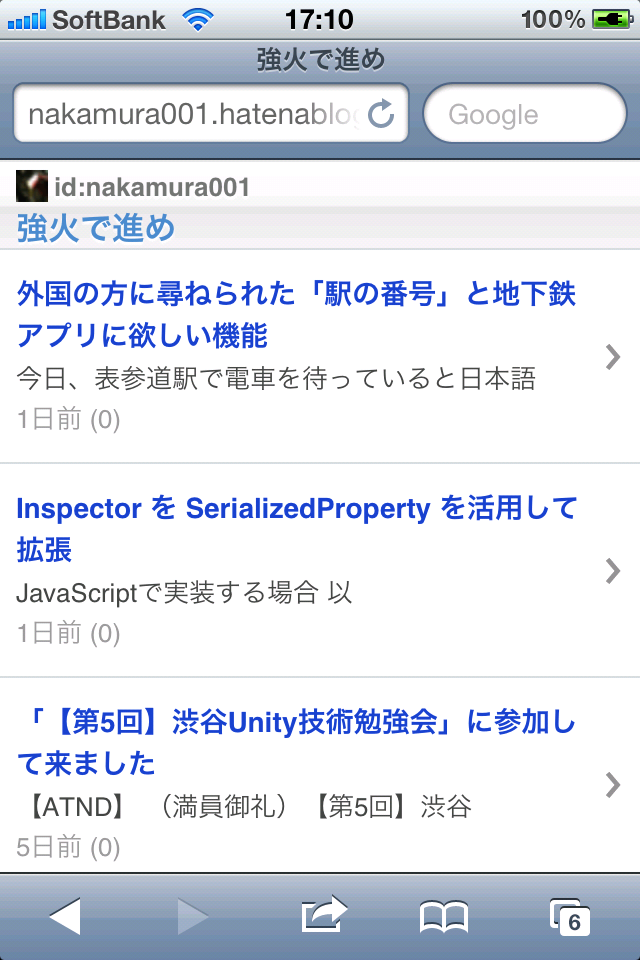
#> input picture image_crop/images/Adv_A16.png, 640 x 960 px; its folder holds only this picture in this run
$ python crop.py   (Python 2 division)   (older library calls are emulated)
#> lines starting #> are read from the running program, lines starting #| are printed output that depends on the picture
#! /usr/bin/env python
# coding: utf-8

# 「画像ファイルの一部切り取り」＆「ファイル名を画像に記述」

import os,re,sys
import tempfile
import shutil
from PIL import Image
from PIL import ImageDraw
from PIL import ImageFont

in_dir = "images"
out_dir = "crop_images"
image_size = 320
count = 0

fontFile = '../M+/mplus-1c/mplus-1c-regular.ttf'

font_size = 24
font = ImageFont.truetype(fontFile, font_size, encoding='utf-8')
for (root, dirs, files) in os.walk(in_dir):
  for f in files:
    d, ext = os.path.splitext(f)
    if ext == '':
     continue
    in_file = os.path.join(in_dir, f)
    if not os.path.exists(out_dir):
      os.mkdir(out_dir)
    out_file = os.path.join(out_dir, d+'.png')
    print out_file
    im = Image.open(in_file)
#> im is the input picture: PIL image 640x960 RGBA; mean R, G, B, A 221.1, 225.7, 234.5, 255
    x = 175
    y = 0
    w = 275
    h = 320
    offset_y = 224
    box = (x, y+offset_y, x+w, y+h+offset_y)
    im2 = im.crop(box)
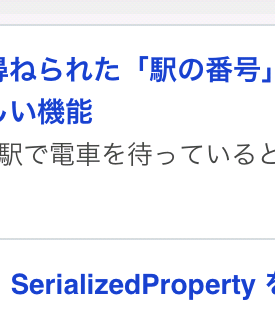
#> im2: PIL image 275x320 RGBA; mean R, G, B, A 235.7, 238.3, 247.9, 255
    draw = ImageDraw.Draw(im2)
    output_name = os.path.basename(out_file)
    output_name = os.path.splitext(f)[0]
    img_h = im2.size[1]
#> img_h = 320
    w, h = draw.textsize(output_name, font=font)
#> w = 104; h = 29
    w = w + 6
#> w = 110
    h = h + 6
#> h = 35
    draw.rectangle([0, img_h-h, w, img_h], fill=(0,0,0))
    draw.text((3, img_h-h+5), output_name, fill=(255,255,255), font=font)
    im2.save(out_file)
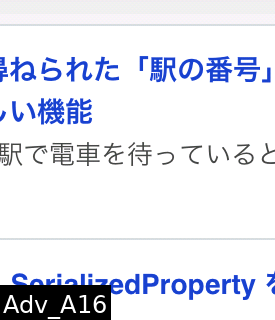
#> saved as Adv_A16.png: PIL image 275x320 RGBA; mean R, G, B, A 227.3, 229.7, 238.4, 255

$ run again, on image_crop/images/Adv_RGBA16.png
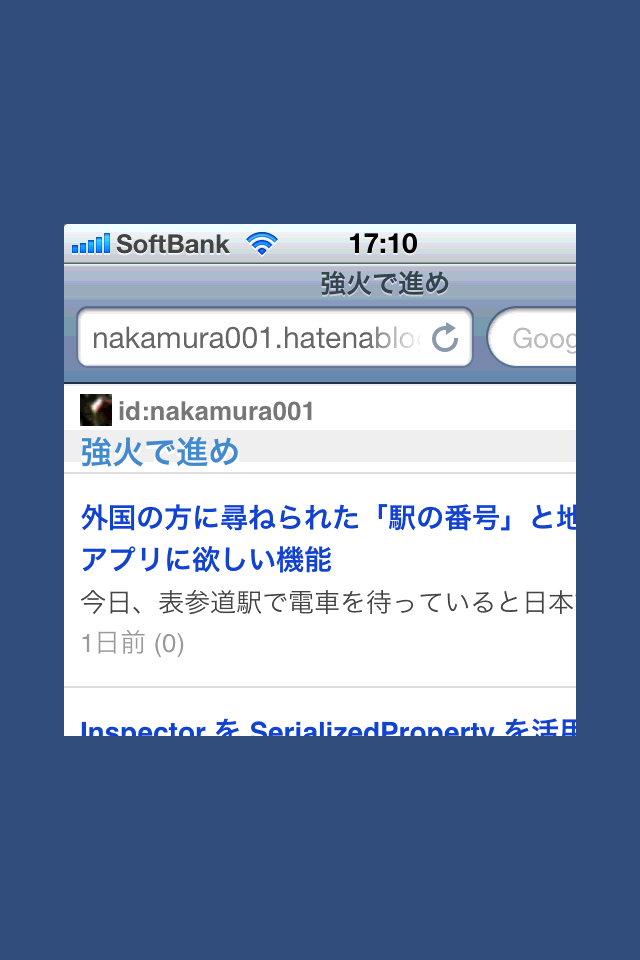
#> input picture image_crop/images/Adv_RGBA16.png, 640 x 960 px
#> im is the input picture: PIL image 640x960 RGBA; mean R, G, B, A 121.4, 139.8, 168.9, 255
#> `im2 = im.crop(box)`:
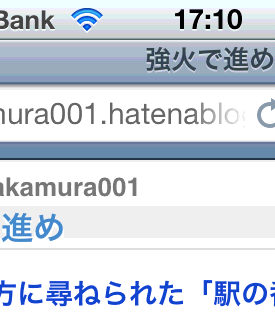
#> im2: PIL image 275x320 RGBA; mean R, G, B, A 208.9, 215.8, 225.5, 255
#> `w, h = draw.textsize(output_name, font=font)`: w = 156; h = 29
#> `w = w + 6`: w = 162
#> `h = h + 6`: h = 35
#> `im2.save(out_file)`:
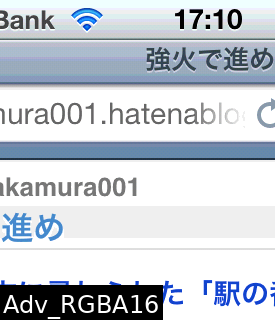
#> saved as Adv_RGBA16.png: PIL image 275x320 RGBA; mean R, G, B, A 198.4, 204.5, 212.2, 255
